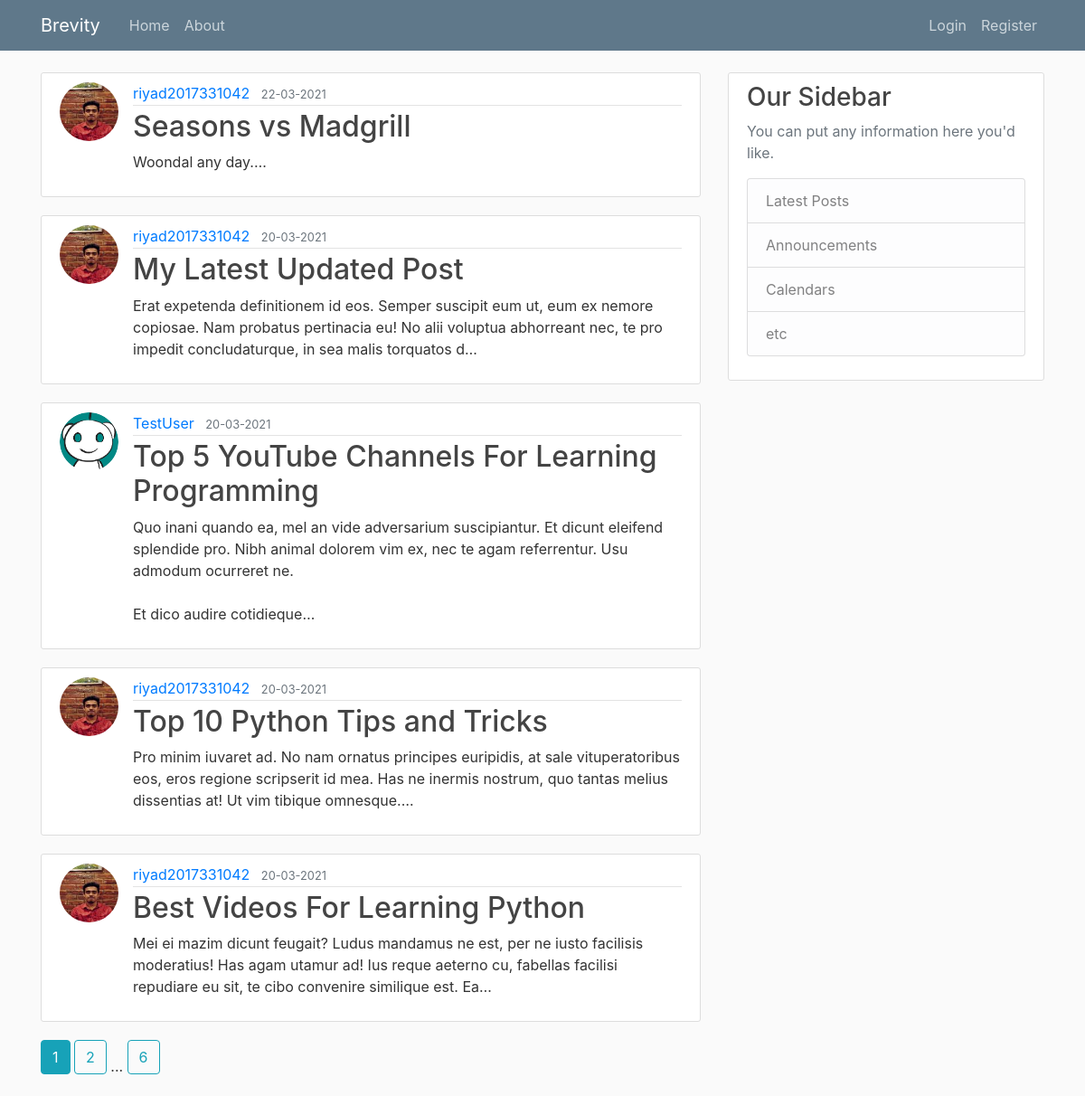
The page /home on the database its author committed.
### brevity/models.py (models this page shows, shortened)
class Post(db.Model):
    id = db.Column(db.Integer, primary_key=True)
    title = db.Column(db.String(100), nullable=False)
    date_posted = db.Column(db.DateTime, nullable=False, default=datetime.utcnow)
    content = db.Column(db.Text, nullable=False)
    user_id = db.Column(db.Integer, db.ForeignKey('user.id'), nullable=False)

class User(db.Model, UserMixin):
    id = db.Column(db.Integer, primary_key=True)
    username = db.Column(db.String(20), unique=True, nullable=False)
    email = db.Column(db.String(120), unique=True, nullable=False)
    image_file = db.Column(db.String(20), nullable=False, default='default.jpg')
    password = db.Column(db.String(60), nullable=False)
    posts = db.relationship('Post', backref='author', lazy=True)                    #By default SQLAlchemy guess the relationship to be one to many as posts returns a list of post.

### brevity/main/routes.py (the view)
@main.route("/")
@main.route("/home")
def home():
    page = request.args.get('page', 1, type = int)                  # type = int : to raise value error when someone passes anything other than int.
    posts = Post.query.order_by(Post.date_posted.desc()).paginate(page = page, per_page = 5)
    return render_template("home.html", posts = posts)

### brevity/templates/home.html
{% extends "layout.html" %}
{% block content %}
    {% for post in posts.items %}
        <article class="media content-section">
            <img class="rounded-circle article-img" src="{{ url_for('static', filename = 'profile_pics/' + post.author.image_file)}}">
            <div class="media-body">
                <div class="article-metadata">
                    <a class="mr-2" href="{{ url_for('users.user_posts', username=post.author.username) }}">{{ post.author.username }}</a>
                    <small class="text-muted">{{ post.date_posted.strftime('%d-%m-%Y') }}</small>
                </div>
                <h2><a class="article-title" href="{{ url_for('posts.post', post_id=post.id) }}">{{ post.title }}</a></h2>
                <p class="article-content">{{ post.content[:200] }}<span>&#8230;</span></p>
            </div>
        </article>
    {% endfor %}
    {% for page_num in posts.iter_pages(left_edge=1, right_edge=1, left_current=1, right_current=2) %}
        {% if page_num %}
            {% if posts.page == page_num %}
                <a class="btn btn-info mb-4" href="{{ url_for('main.home', page = page_num) }}">{{ page_num }}</a>
            {% else %}
                <a class="btn btn-outline-info mb-4" href="{{ url_for('main.home', page = page_num) }}">{{ page_num }}</a>
            {% endif %}
        {% else %}
            ...
        {% endif %}
    {% endfor %}
{% endblock content %}

### brevity/templates/layout.html (shortened to what this page needs)
<!DOCTYPE html>
<html lang="en">
<head>
    <link rel="stylesheet" href="https://maxcdn.bootstrapcdn.com/bootstrap/4.0.0/css/bootstrap.min.css"
>
    <link rel="stylesheet" type="text/css" href="{{url_for('static', filename='main.css')}}">
</head>
<body>
    <header class="site-header">
        <nav class="navbar navbar-expand-md navbar-dark bg-steel fixed-top">
            <div class="container">
                <a class="navbar-brand mr-4" href="/">Brevity</a>
                <div class="collapse navbar-collapse" id="navbarToggle">
                    <div class="navbar-nav mr-auto">
                        <a class="nav-item nav-link" href="{{ url_for('main.home') }}">Home</a>
                        <a class="nav-item nav-link" href="{{ url_for('main.about') }}">About</a>
                    </div>
                    <div class="navbar-nav">
                        {% if current_user.is_authenticated %}
                            <a class="nav-item nav-link" href="{{ url_for('posts.new_post') }}">New Post</a>
                            <a class="nav-item nav-link" href="{{ url_for('users.account') }}">Account</a>
                            <a class="nav-item nav-link" href="{{ url_for('users.logout') }}">Logout</a>
                        {% else %}
                            <a class="nav-item nav-link" href="{{ url_for('users.login') }}">Login</a>
                            <a class="nav-item nav-link" href="{{ url_for('users.register') }}">Register</a>
                        {% endif %}
                    </div>
                </div>
            </div>
        </nav>
    </header>
    <main role="main" class="container">
        <div class="row">
            <div class="col-md-8">
                {% block content %}{% endblock %}
            </div>
            <div class="col-md-4">
                <div class="content-section">
                    <h3>Our Sidebar</h3>
                    <p class='text-muted'>You can put any information here you'd like.
                    <ul class="list-group">
                        <li class="list-group-item list-group-item-light">Latest Posts</li>
                        <li class="list-group-item list-group-item-light">Announcements</li>
                        <li class="list-group-item list-group-item-light">Calendars</li>
                        <li class="list-group-item list-group-item-light">etc</li>
                    </ul>
                    </p>
                </div>
            </div>
        </div>
    </main>
</body>
</html>

### brevity/static/main.css (style rules this page uses)
body { background: #fafafa; color: #333333; margin-top: 5rem; }
h1, h2, h3, h4, h5, h6 { color: #444444; }
.bg-steel { background-color: #5f788a; }
.site-header .navbar-nav .nav-link { color: #cbd5db; }
.content-section { background: #ffffff; padding: 10px 20px; border: 1px solid #dddddd; border-radius: 3px; margin-bottom: 20px; }
.article-title { color: #444444; }
.article-content { white-space: pre-line; }
.article-img { height: 65px; width: 65px; margin-right: 16px; }
.article-metadata { padding-bottom: 1px; margin-bottom: 4px; border-bottom: 1px solid #e3e3e3 }

### rows shown on the page
Post: image_file (picture), author.username "riyad2017331042", date_posted "22-03-2021", title "Seasons vs Madgrill", content "Woondal any day."
Post: image_file (picture), author.username "riyad2017331042", date_posted "20-03-2021", title "My Latest Updated Post", content "Erat expetenda definitionem id eos. Semper suscipit eum ut, eum ex nemore copiosae. Nam probatus pertinacia eu! No alii voluptua abhorreant nec, te pro impedit concludaturque, in sea malis torquatos d"
Post: image_file (placeholder picture), author.username "TestUser", date_posted "20-03-2021", title "Top 5 YouTube Channels For Learning Programming", content "Quo inani quando ea, mel an vide adversarium suscipiantur. Et dicunt eleifend splendide pro. Nibh animal dolorem vim ex, nec te agam referrentur. Usu admodum ocurreret ne. Et dico audire cotidieque"
Post: image_file (picture), author.username "riyad2017331042", date_posted "20-03-2021", title "Top 10 Python Tips and Tricks", content "Pro minim iuvaret ad. No nam ornatus principes euripidis, at sale vituperatoribus eos, eros regione scripserit id mea. Has ne inermis nostrum, quo tantas melius dissentias at! Ut vim tibique omnesque."
Post: image_file (picture), author.username "riyad2017331042", date_posted "20-03-2021", title "Best Videos For Learning Python", content "Mei ei mazim dicunt feugait? Ludus mandamus ne est, per ne iusto facilisis moderatius! Has agam utamur ad! Ius reque aeterno cu, fabellas facilisi repudiare eu sit, te cibo convenire similique est. Ea"

### other values the page prints
{{ page_num }} "1"
{{ page_num }} "2" "6"
